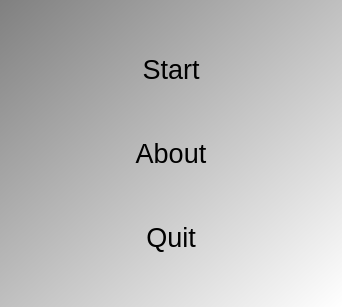
<?xml version="1.0" encoding="UTF-8"?>
<ui version="4.0">
 <class>QtTestQtRoundedEditRectItemMenuDialog</class>
 <widget class="QDialog" name="QtTestQtRoundedEditRectItemMenuDialog">
  <property name="geometry">
   <rect>
    <x>0</x>
    <y>0</y>
    <width>342</width>
    <height>307</height>
   </rect>
  </property>
  <property name="font">
   <font>
    <pointsize>20</pointsize>
   </font>
  </property>
  <property name="windowTitle">
   <string>TestQtRoundedEditRectItem</string>
  </property>
  <property name="windowIcon">
   <iconset resource="../../Projects/ProjectVanDenBogaart/ProjectVanDenBogaart.qrc">
    <normaloff>:/images/R.png</normaloff>:/images/R.png</iconset>
  </property>
  <property name="styleSheet">
   <string notr="true">QDialog { 
background-color: qlineargradient(x1: 0, y1: 0, x2: 1, y2: 1, stop: 0  #808080, stop: 1 #ffffff);
}
QPushButton { background-color: rgb(255, 255, 255);  }
QPushButton { color: rgb(0,0,0); }
QPushButton { font: 48px, &quot;monospace&quot; }</string>
  </property>
  <layout class="QGridLayout" name="gridLayout">
   <item row="0" column="0">
    <widget class="QPushButton" name="button_start">
     <property name="text">
      <string>Start</string>
     </property>
     <property name="flat">
      <bool>true</bool>
     </property>
    </widget>
   </item>
   <item row="2" column="0">
    <widget class="QPushButton" name="button_quit">
     <property name="text">
      <string>Quit</string>
     </property>
     <property name="flat">
      <bool>true</bool>
     </property>
    </widget>
   </item>
   <item row="1" column="0">
    <widget class="QPushButton" name="button_about">
     <property name="text">
      <string>About</string>
     </property>
     <property name="flat">
      <bool>true</bool>
     </property>
    </widget>
   </item>
  </layout>
 </widget>
 <tabstops>
  <tabstop>button_start</tabstop>
  <tabstop>button_about</tabstop>
  <tabstop>button_quit</tabstop>
 </tabstops>
 <resources>
  <include location="../../Projects/ProjectVanDenBogaart/ProjectVanDenBogaart.qrc"/>
 </resources>
 <connections/>
</ui>
